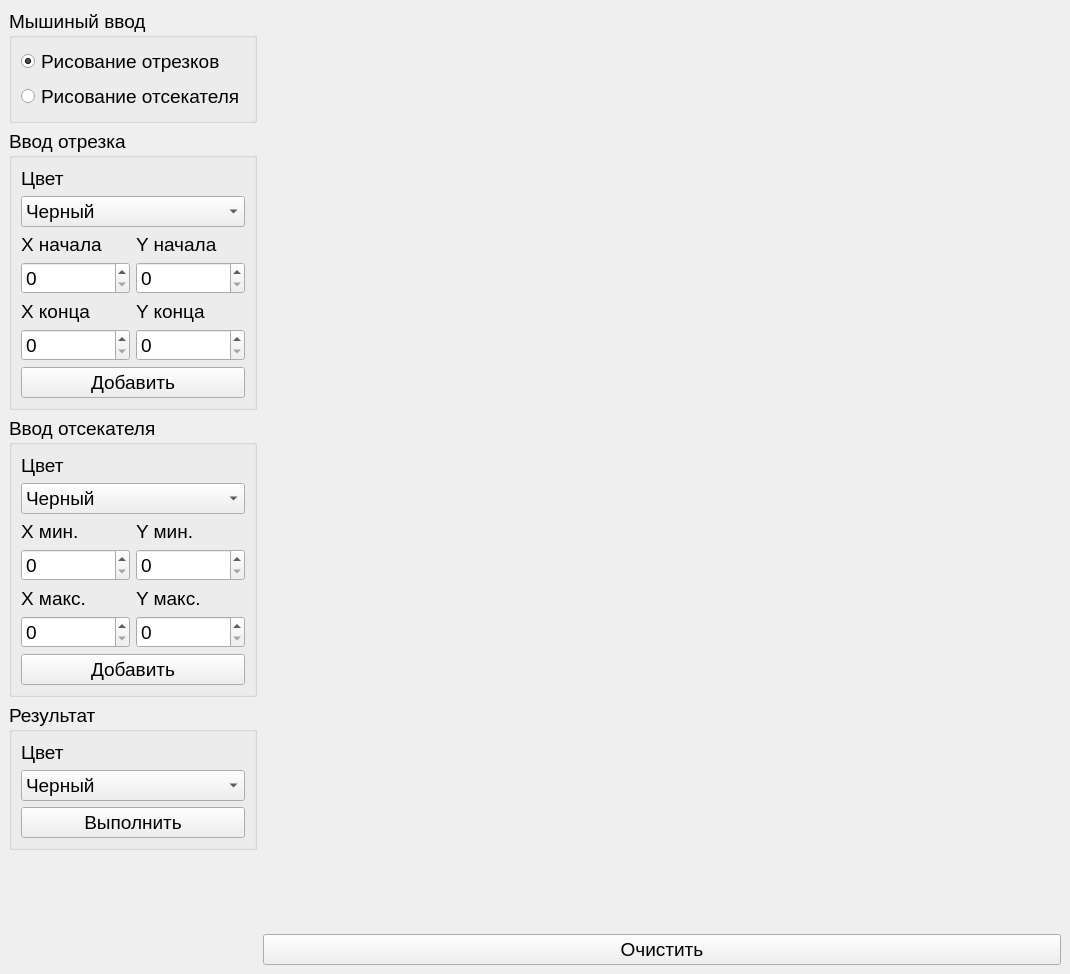
<?xml version="1.0" encoding="UTF-8"?>
<ui version="4.0">
 <class>MainWindow</class>
 <widget class="QMainWindow" name="MainWindow">
  <property name="geometry">
   <rect>
    <x>0</x>
    <y>0</y>
    <width>1070</width>
    <height>974</height>
   </rect>
  </property>
  <property name="font">
   <font>
    <pointsize>14</pointsize>
   </font>
  </property>
  <property name="windowTitle">
   <string>Лабораторная работа №7</string>
  </property>
  <widget class="QWidget" name="centralwidget">
   <layout class="QFormLayout" name="formLayout_2">
    <item row="0" column="0">
     <layout class="QVBoxLayout" name="verticalLayout">
      <item>
       <widget class="QGroupBox" name="groupBox">
        <property name="title">
         <string>Мышиный ввод</string>
        </property>
        <layout class="QFormLayout" name="formLayout">
         <item row="0" column="0">
          <widget class="QRadioButton" name="ls_rb">
           <property name="text">
            <string>Рисование отрезков</string>
           </property>
           <property name="checked">
            <bool>true</bool>
           </property>
          </widget>
         </item>
         <item row="1" column="0">
          <widget class="QRadioButton" name="cutter_rb">
           <property name="text">
            <string>Рисование отсекателя</string>
           </property>
          </widget>
         </item>
        </layout>
       </widget>
      </item>
      <item>
       <widget class="QGroupBox" name="groupBox_2">
        <property name="title">
         <string>Ввод отрезка</string>
        </property>
        <layout class="QGridLayout" name="gridLayout">
         <item row="0" column="0" colspan="2">
          <widget class="QLabel" name="label_2">
           <property name="text">
            <string>Цвет</string>
           </property>
          </widget>
         </item>
         <item row="1" column="0" colspan="2">
          <widget class="QComboBox" name="ls_color_cb">
           <item>
            <property name="text">
             <string>Черный</string>
            </property>
           </item>
           <item>
            <property name="text">
             <string>Белый</string>
            </property>
           </item>
           <item>
            <property name="text">
             <string>Красный</string>
            </property>
           </item>
           <item>
            <property name="text">
             <string>Зеленый</string>
            </property>
           </item>
           <item>
            <property name="text">
             <string>Синий</string>
            </property>
           </item>
           <item>
            <property name="text">
             <string>Желтый</string>
            </property>
           </item>
          </widget>
         </item>
         <item row="2" column="0">
          <widget class="QLabel" name="label_3">
           <property name="text">
            <string>X начала</string>
           </property>
          </widget>
         </item>
         <item row="2" column="1">
          <widget class="QLabel" name="label_4">
           <property name="text">
            <string>Y начала</string>
           </property>
          </widget>
         </item>
         <item row="3" column="0">
          <widget class="QSpinBox" name="ls_x0_sb">
           <property name="maximum">
            <number>1500</number>
           </property>
          </widget>
         </item>
         <item row="3" column="1">
          <widget class="QSpinBox" name="ls_y0_sb">
           <property name="maximum">
            <number>1500</number>
           </property>
          </widget>
         </item>
         <item row="4" column="0">
          <widget class="QLabel" name="label_5">
           <property name="text">
            <string>X конца</string>
           </property>
          </widget>
         </item>
         <item row="4" column="1">
          <widget class="QLabel" name="label_6">
           <property name="text">
            <string>Y конца</string>
           </property>
          </widget>
         </item>
         <item row="5" column="0">
          <widget class="QSpinBox" name="ls_x1_sb">
           <property name="maximum">
            <number>1500</number>
           </property>
          </widget>
         </item>
         <item row="5" column="1">
          <widget class="QSpinBox" name="ls_y1_sb">
           <property name="maximum">
            <number>1500</number>
           </property>
          </widget>
         </item>
         <item row="6" column="0" colspan="2">
          <widget class="QPushButton" name="ls_add_button">
           <property name="text">
            <string>Добавить</string>
           </property>
          </widget>
         </item>
        </layout>
       </widget>
      </item>
      <item>
       <widget class="QGroupBox" name="groupBox_3">
        <property name="title">
         <string>Ввод отсекателя</string>
        </property>
        <layout class="QGridLayout" name="gridLayout_2">
         <item row="4" column="0">
          <widget class="QLabel" name="label_11">
           <property name="text">
            <string>X макс.</string>
           </property>
          </widget>
         </item>
         <item row="4" column="1">
          <widget class="QLabel" name="label_8">
           <property name="text">
            <string>Y макс.</string>
           </property>
          </widget>
         </item>
         <item row="0" column="0" colspan="2">
          <widget class="QLabel" name="label_7">
           <property name="text">
            <string>Цвет</string>
           </property>
          </widget>
         </item>
         <item row="3" column="1">
          <widget class="QSpinBox" name="cutter_ymin_sb">
           <property name="maximum">
            <number>1500</number>
           </property>
          </widget>
         </item>
         <item row="2" column="1">
          <widget class="QLabel" name="label_10">
           <property name="text">
            <string>Y мин.</string>
           </property>
          </widget>
         </item>
         <item row="2" column="0">
          <widget class="QLabel" name="label_9">
           <property name="text">
            <string>X мин.</string>
           </property>
          </widget>
         </item>
         <item row="5" column="0">
          <widget class="QSpinBox" name="cutter_xmax_sb">
           <property name="maximum">
            <number>1500</number>
           </property>
          </widget>
         </item>
         <item row="6" column="0" colspan="2">
          <widget class="QPushButton" name="cutter_add_button">
           <property name="text">
            <string>Добавить</string>
           </property>
          </widget>
         </item>
         <item row="3" column="0">
          <widget class="QSpinBox" name="cutter_xmin_sb">
           <property name="maximum">
            <number>1500</number>
           </property>
          </widget>
         </item>
         <item row="5" column="1">
          <widget class="QSpinBox" name="cutter_ymax_sb">
           <property name="maximum">
            <number>1500</number>
           </property>
          </widget>
         </item>
         <item row="1" column="0" colspan="2">
          <widget class="QComboBox" name="cutter_color_cb">
           <item>
            <property name="text">
             <string>Черный</string>
            </property>
           </item>
           <item>
            <property name="text">
             <string>Белый</string>
            </property>
           </item>
           <item>
            <property name="text">
             <string>Красный</string>
            </property>
           </item>
           <item>
            <property name="text">
             <string>Зеленый</string>
            </property>
           </item>
           <item>
            <property name="text">
             <string>Синий</string>
            </property>
           </item>
           <item>
            <property name="text">
             <string>Красный</string>
            </property>
           </item>
          </widget>
         </item>
        </layout>
       </widget>
      </item>
      <item>
       <widget class="QGroupBox" name="groupBox_4">
        <property name="title">
         <string>Результат</string>
        </property>
        <layout class="QGridLayout" name="gridLayout_3">
         <item row="0" column="0">
          <widget class="QLabel" name="label_12">
           <property name="text">
            <string>Цвет</string>
           </property>
          </widget>
         </item>
         <item row="2" column="0">
          <widget class="QPushButton" name="perform_button">
           <property name="text">
            <string>Выполнить</string>
           </property>
          </widget>
         </item>
         <item row="1" column="0">
          <widget class="QComboBox" name="result_color_cb">
           <item>
            <property name="text">
             <string>Черный</string>
            </property>
           </item>
           <item>
            <property name="text">
             <string>Белый</string>
            </property>
           </item>
           <item>
            <property name="text">
             <string>Красный</string>
            </property>
           </item>
           <item>
            <property name="text">
             <string>Зеленый</string>
            </property>
           </item>
           <item>
            <property name="text">
             <string>Синий</string>
            </property>
           </item>
           <item>
            <property name="text">
             <string>Желтый</string>
            </property>
           </item>
          </widget>
         </item>
        </layout>
       </widget>
      </item>
      <item>
       <spacer name="verticalSpacer">
        <property name="orientation">
         <enum>Qt::Vertical</enum>
        </property>
        <property name="sizeHint" stdset="0">
         <size>
          <width>20</width>
          <height>40</height>
         </size>
        </property>
       </spacer>
      </item>
     </layout>
    </item>
    <item row="0" column="1">
     <layout class="QVBoxLayout" name="verticalLayout_2">
      <item>
       <widget class="QLabel" name="canvas">
        <property name="text">
         <string/>
        </property>
       </widget>
      </item>
      <item>
       <widget class="QPushButton" name="clear_button">
        <property name="text">
         <string>Очистить</string>
        </property>
       </widget>
      </item>
     </layout>
    </item>
   </layout>
  </widget>
 </widget>
 <resources/>
 <connections/>
</ui>
